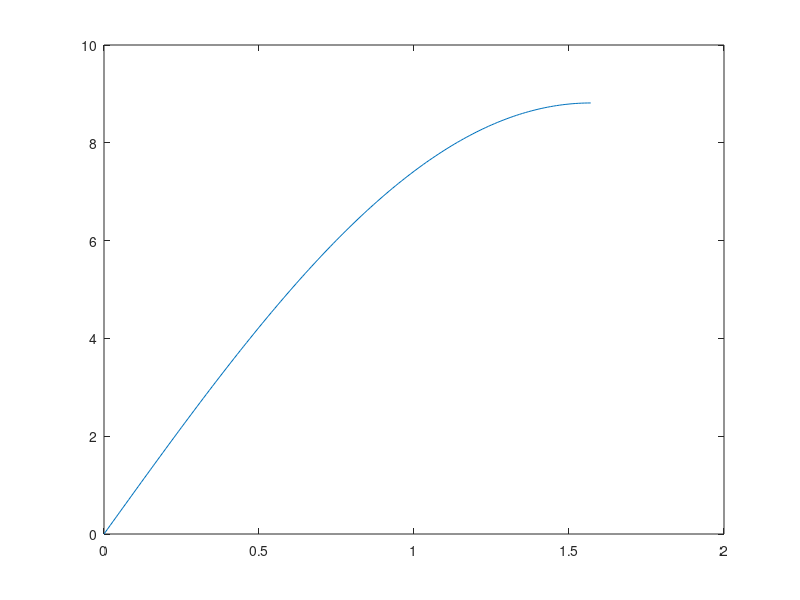

This chart was generated by the following MATLAB code:
clear variables;
clc;
close all;

a = 1;
b = 0.03;
c = 0.01;
d = 0.4;

dX = @(t, X)[(a-b*X(2))*X(1);
    (c*X(1)-d) * X(2)];
T = [0, 30];
X0 = [15, 15];

[t, X] = ode45(dX, T, X0);
plot(t, X);

%%%%%%%%%%%%%%%%%%%%%%%%
close all;

function [t,X] = symulacja(alfa)
m = 1;
b = 0.2;
k = 2;
g = 9.81;

T = [0, 50];
dX = @(t, X)[X(2);
    (m * g * sin(alfa) - b * X(2) - k * X(1)) / m];

[t, X] = ode45(dX, T, [0,0]);
end

a = 0:0.01:pi/2;
Xmax=zeros(size(a));

for i=1:length(a)
    [t,X] = symulacja(a(i));
    Xmax(i) = max(X(:,1));
end

plot (a, Xmax);

%%%%%%%%%%%%%%%%%%%%%%%%
close all;

